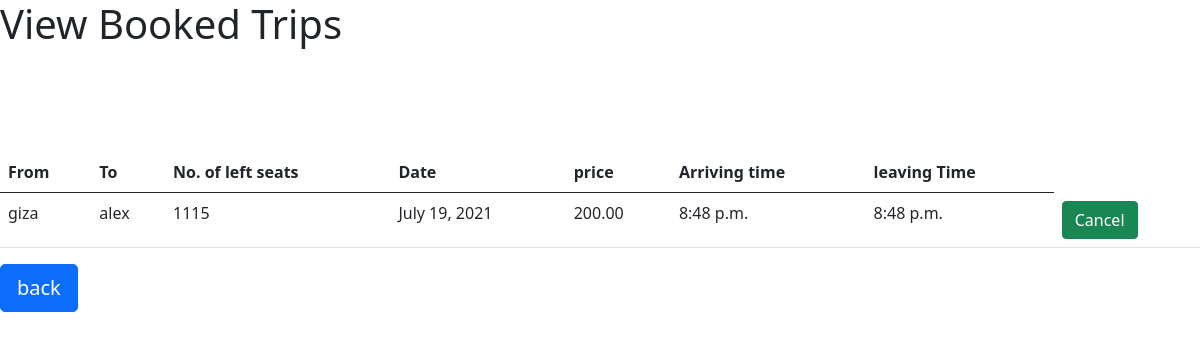
Page /admins/viewBooks (signed in) on the committed database.
### admins/models.py (models this page shows, shortened)
class Trip(models.Model):
    date = models.DateField(default=django.utils.timezone.now)
    From = models.TimeField(default=django.utils.timezone.now)
    To = models.TimeField(default=django.utils.timezone.now)
    source = models.CharField(max_length=50, default="")
    destination = models.CharField(max_length=50, default="")
    number_of_seats = models.IntegerField(default=0)
    ticket_price = models.DecimalField(max_digits=5, decimal_places=2)
    books =models.ManyToManyField(User,blank=True)
    trip_id =models.IntegerField(primary_key=True,default=0000)

### admins/views.py (the view)
# urls.py: path('viewBooks',views.viewBooks, name ='viewBooks'),
def viewBooks(request):
    if request.method=='GET':
        user=request.user
        dataToPost = user.trip_set.all()
    context={
        'trips':dataToPost
    }
    return render(request,'customers/Bookings.html',context)

### templates/customers/Bookings.html (shortened to what this page needs)
<!DOCTYPE html>
<html lang="en" dir="ltr">
  <head>
    <link href="https://cdn.jsdelivr.net/npm/bootstrap@5.0.2/dist/css/bootstrap.min.css" rel="stylesheet">
  </head>
  <body>
    <h1>View Booked Trips</h1>
      <br>
<br><br><br>
    <table class="table" >
  <thead>
    <tr>
      <th scope="col">From</th>
      <th scope="col">To</th>
      <th scope="col">No. of left seats</th>
      <th scope="col">Date</th>
      <th scope="col">price</th>
      <th scope="col">Arriving time</th>
      <th scope="col">leaving Time</th>
    </tr>
  </thead>
  <tbody>
    {% for trip in trips %}
    <tr>
      <td>{{trip.source}}</td>
      <td>{{trip.destination}}</td>
      <td>{{trip.number_of_seats}}</td>
      <td>{{trip.date}}</td>
      <td>{{trip.ticket_price}}</td>
      <td>{{trip.From}}</td>
      <td>{{trip.To}}</td>
      <td><a type="button" class="btn btn-success" name="cancel" href="{% url 'cancel' trip.trip_id%}" >Cancel</a></td>
    </tr>
    {% endfor%}
  </tbody>
</table>
    <a href="{% url 'home'%}" class="btn btn-primary btn-lg">back</a>
  </body>
</html>

### rows in the picture
Trip: source "giza", destination "alex", number_of_seats "1115", date "July 19, 2021", ticket_price "200.00", From "8:48 p.m.", To "8:48 p.m."
